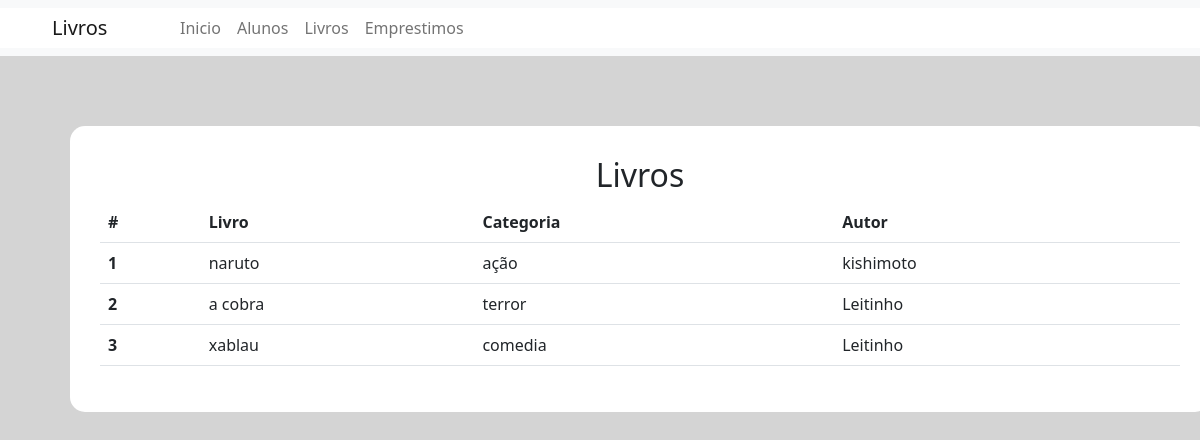
Before: /livros with the older database file.
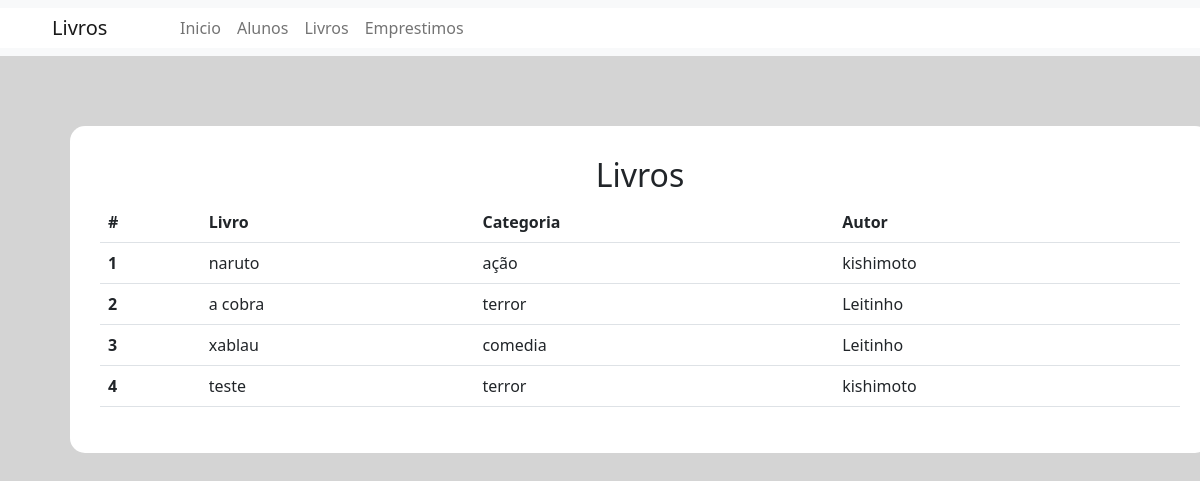
After: the same page with the newer database file.
### main/models.py (models this page shows, shortened)
class Livro(models.Model):
    nome = models.CharField(max_length=150)
    categoria = models.ForeignKey(Categoria, on_delete=models.CASCADE, null=True, blank=True)
    autor = models.ForeignKey(Autor, on_delete=models.CASCADE, null=True, blank=True)

class Categoria(models.Model):
    nome = models.CharField(max_length=150)
    def __str__(self):
        return str(self.nome)

class Autor(models.Model):
    nome = models.CharField(max_length=150)
    idade = models.CharField(max_length=3)
    def __str__(self):
        return str(self.nome)

### main/views.py (the view)
# urls.py: path('livros', views.livros, name='livros'),
def livros(request):
    livros = Livro.objects.all
    return render(request, 'livros.html',{'livros':livros})

### main/templates/livros.html (shortened to what this page needs)
<!DOCTYPE html>
<html lang="en">
<head>
    <link href="https://cdn.jsdelivr.net/npm/bootstrap@5.2.2/dist/css/bootstrap.min.css" rel="stylesheet">
</head>
<body>
    <nav class="navbar navbar-expand-lg bg-light">
        <div class="container-fluid fundo">
            <a class="navbar-brand fundo espaco" href="#">Livros</a>
            <div class="collapse navbar-collapse fundo" id="navbarSupportedContent">
                <ul class="navbar-nav me-auto mb-2 mb-lg-0">
                    <li class="nav-item">
                        <a class="nav-link" href="home">Inicio</a>
                    </li>
                    <li class="nav-item">
                        <a class="nav-link" href="alunos">Alunos</a>
                    </li>
                    <li class="nav-item">
                        <a class="nav-link" href="livros">Livros</a>
                    </li>
                    <li class="nav-item">
                        <a class="nav-link" href="emprestimos">Emprestimos</a>
                    </li>
                </ul>
            </div>
        </div>
    </nav>
    <div class="container">
        <h2 style="text-align: center;">Livros</h2>
        <table class="table">
            <thead>
            <tr>
                <th scope="col">#</th>
                <th scope="col">Livro</th>
                <th scope="col">Categoria</th>
                <th scope="col">Autor</th>
            </tr>
            </thead>
            <tbody>
            {% for livros in livros %}
            <tr>
                <th scope="row">{{livros.id}}</th>
                <td>{{livros.nome}}</td>
                <td>{{livros.categoria}}</td>
                <td>{{livros.autor}}</td>
            </tr>
            {% endfor %}
            </tbody>
        </table>
    </div>
</body>
</html>

Changed rows visible on the page:
added Livro: id "4", nome "teste", categoria "terror", autor "kishimoto"
